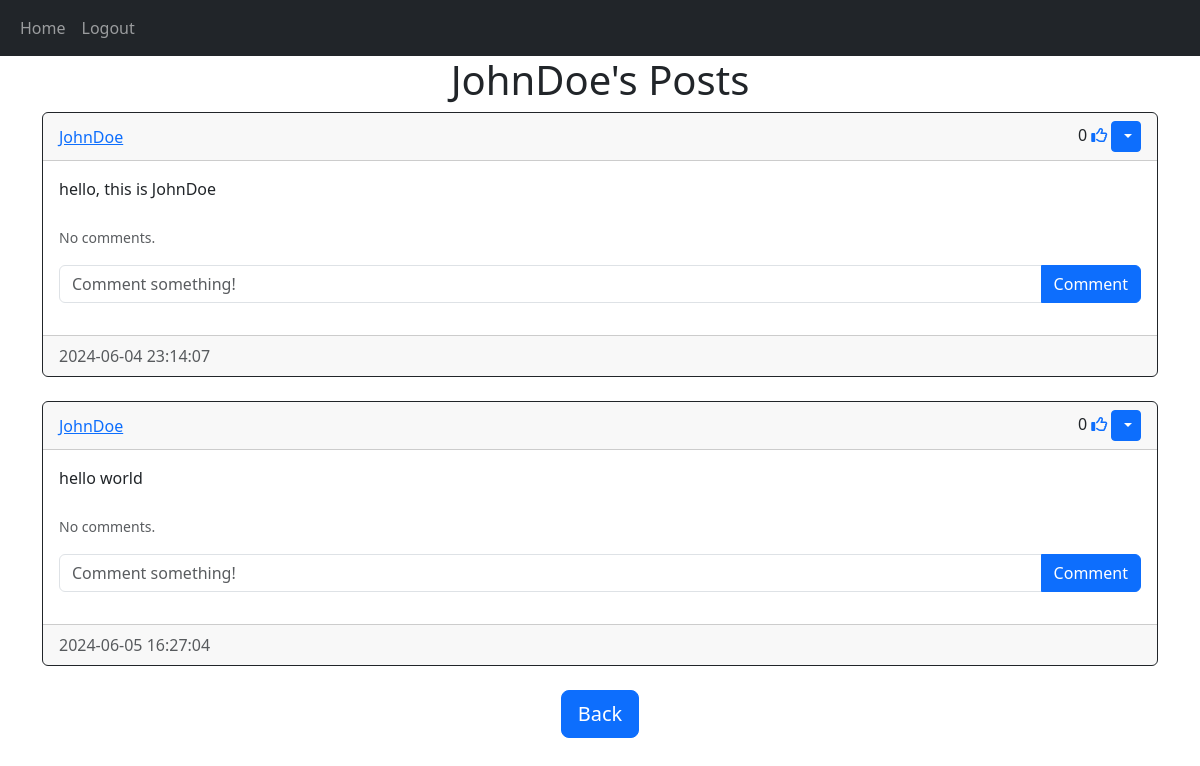
The page /posts/JohnDoe (signed in) on the database as committed earlier.
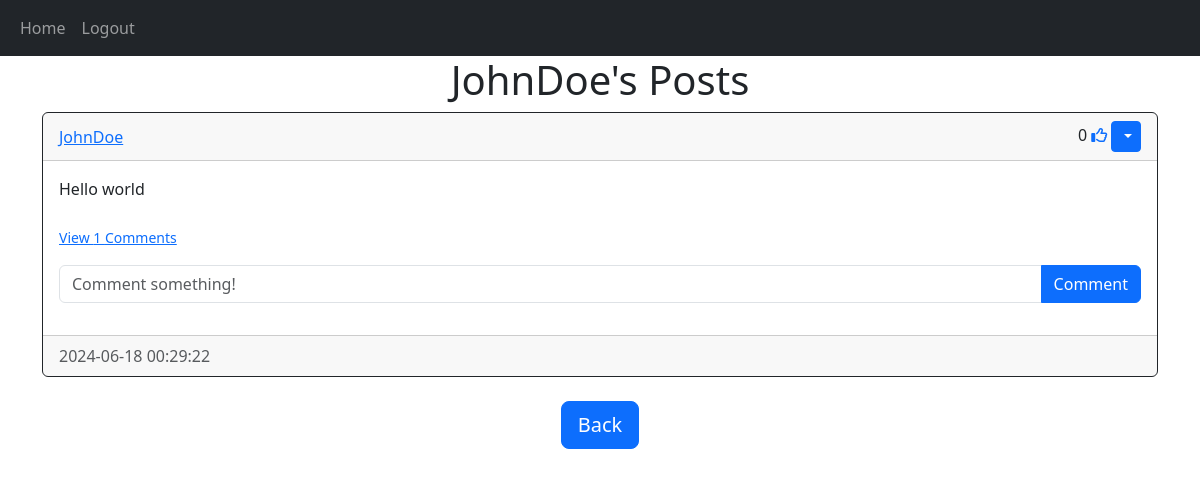
The same page on the database as committed later.
### website/models.py (models this page shows)
class User(db.Model, UserMixin):
    id = db.Column(db.Integer, primary_key=True)
    email = db.Column(db.String(150), unique=True)
    username = db.Column(db.String(150), unique=True)
    password = db.Column(db.String(150))
    date_created = db.Column(db.DateTime(timezone=True), default = func.now())
    posts = db.relationship('Post', backref='user', passive_deletes=True)
    comments = db.relationship('Comment', backref='user', passive_deletes=True)
    likes = db.relationship('Like', backref='user', passive_deletes=True)

class Post(db.Model):
    id = db.Column(db.Integer, primary_key=True)
    text = db.Column(db.Text, nullable=False)
    date_created = db.Column(db.DateTime(timezone=True), default = func.now())
    author = db.Column(db.Integer, db.ForeignKey('user.id', ondelete='CASCADE'), nullable=False)
    comments = db.relationship('Comment', backref='post', passive_deletes=True)
    likes = db.relationship('Like', backref='post', passive_deletes=True)

### website/views.py (the view)
@views.route("/posts/<username>")
@login_required
def posts(username):
    user = User.query.filter_by(username=username).first()
    if not user:
        flash('No user with that username exists.', category='error')
        return redirect(url_for('views.home'))
    posts = user.posts
    return render_template("posts.html", user=current_user, posts=posts, username=username)

### website/__init__.py (called while the page is built)
def create_app():
    app = Flask(__name__)
    app.config['SECRET_KEY'] = "dcu238rh%@29x3o"
    app.config['SQLALCHEMY_DATABASE_URI'] = f'sqlite:///{DB_NAME}'
    db.init_app(app)
    from .views import views
    from .auth import auth
    app.register_blueprint(views, url_prefix="/")
    app.register_blueprint(auth, url_prefix="/")
    from .models import User, Post, Comment, Like
    login_manager = LoginManager()
    login_manager.login_view = 'auth.login'
    login_manager.init_app(app)
    @login_manager.user_loader
    def load_user(id):
        return User.query.get(int(id))
    create_database(app)
    return app

### website/templates/posts.html (shortened to what this page needs)
<!DOCTYPE html>
{% extends "post_div.html" %}
{% block header %}
    {{username}}'s Posts
{% endblock %}
{% block footer %}
    <div align="center">
        <a href="/home">
            <button type="button" class="btn btn-primary btn-lg">Back</button>
        </a>
    </div>
{% endblock %}

### website/templates/post_div.html (shortened to what this page needs)
<!DOCTYPE html>
{% extends "base.html" %}
{% block content %}
    <h1 align="center">{% block header %} Posts {% endblock %}</h1>
        <div id="posts">
            {% for post in posts %}
            <div class="card border-dark">
                <div class="card-header d-flex justify-content-between align-items-center">
                    <a href="/posts/{{post.user.username}}">{{ post.user.username }}</a>
                    <div>
                    {{ post.likes | length }}
                    {% if user.id in post.likes|map(attribute="author")|list %}
                        <a href="/like-post/{{ post.id }}"><i class="fa-solid fa-thumbs-up"></i></a>
                    {% else %}
                        <a href="/like-post/{{ post.id }}"><i class="fa-regular fa-thumbs-up"></i></a>
                    {% endif %}
                    {% if user.id == post.author %}
                    <div class="btn-group">
                        <button type="button" class="btn btn-sm btn-primary dropdown-toggle" data-bs-toggle="dropdown">
                        </button>
                    </div>
                    {% endif %}
                    </div>
                </div>
                <div class="card-body">
                <div class="card-text">{{ post.text }}</div>
                    <br />
                    <p class="card-text">
                        {% if post.comments|length > 0 %}
                            <a data-bs-toggle="collapse" href="#comments-{{post.id}}" role="button">
                                <small>View {{post.comments|length}} Comments</small>
                            </a>
                        {% else %}
                            <small class="text-muted">No comments.</small>
                        {% endif %}
                    </p>
                    <form class="input-group mb-3" method="POST" action="/create-comment/{{post.id}}">
                    <input type="text" id="text" name="text" class="form-control" placeholder="Comment something!"/>
                    <button type="submit" class="btn btn-primary">Comment</button>
                    </form>
                </div>
                <div class="card-footer text-muted">{{post.date_created}}</div>
            </div>
            <br />
            {% endfor %}
            </div>
            {% block footer %}{% endblock %}
{% endblock %}

### website/templates/base.html (shortened to what this page needs)
<!DOCTYPE html>
<html lang="en">
<head>
    <link href="https://cdn.jsdelivr.net/npm/bootstrap@5.3.3/dist/css/bootstrap.min.css"
    rel="stylesheet"
>
</head>
<body>
    <nav class="navbar navbar-expand-lg navbar-dark bg-dark">
        <div class="container-fluid">
            <div class="collapse navbar-collapse" id="navbar">
                <div class="navbar-nav">
                <a class="nav-item nav-link" href="/home">Home</a>
                {% if user.is_authenticated %}
                    <a class="nav-item nav-link" href="/logout">Logout</a>
                {% else %}
                    <a class="nav-item nav-link" href="/login">Login</a>
                    <a class="nav-item nav-link" href="/signup">Sign Up</a>
                {% endif %}
                </div>
            </div>
        </div>
    </nav>
    <div class="container">{% block content %}{% endblock %}</div>
</body>
</html>

Rows that differ between the two databases and show on the page:
no longer on this page (row edited): Post: user.username "JohnDoe", likes|length "0", text "hello world", shows "No comments.", date_created "2024-06-05 16:27:04"
changed Post "JohnDoe": text "hello, this is JohnDoe" → "Hello world"; comments|length (not shown) → "1"; date_created "2024-06-04 23:14:07" → "2024-06-18 00:29:22"; text "No comments." → "View Comments"
